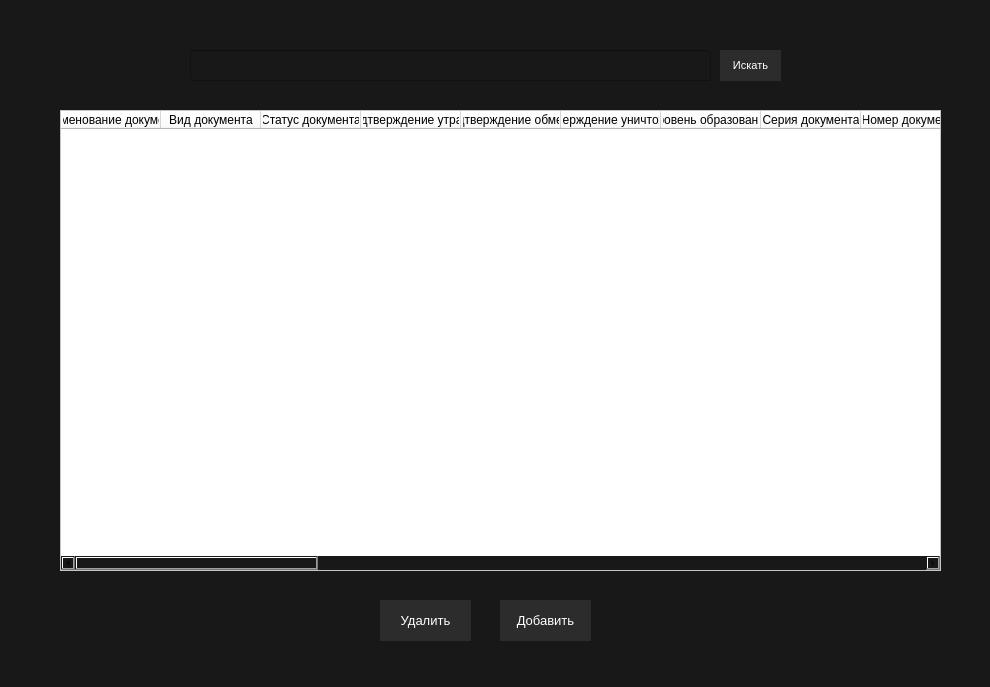
<?xml version="1.0" encoding="UTF-8"?>
<ui version="4.0">
 <class>HelperDoc</class>
 <widget class="QMainWindow" name="HelperDoc">
  <property name="geometry">
   <rect>
    <x>0</x>
    <y>0</y>
    <width>990</width>
    <height>687</height>
   </rect>
  </property>
  <property name="windowTitle">
   <string>MainWindow</string>
  </property>
  <property name="layoutDirection">
   <enum>Qt::LeftToRight</enum>
  </property>
  <property name="autoFillBackground">
   <bool>false</bool>
  </property>
  <property name="styleSheet">
   <string notr="true">background-color: #181818;</string>
  </property>
  <widget class="QWidget" name="centralwidget">
   <widget class="QPushButton" name="add_row">
    <property name="geometry">
     <rect>
      <x>500</x>
      <y>600</y>
      <width>91</width>
      <height>41</height>
     </rect>
    </property>
    <property name="font">
     <font>
      <pointsize>10</pointsize>
      <weight>50</weight>
      <bold>false</bold>
     </font>
    </property>
    <property name="styleSheet">
     <string notr="true">QPushButton {
	background-color: #2C2C2C;
	color: #fff;
	text-align: center;
	padding-bottom: 1px;
	border: 0;
}

QPushButton:hover {
	background-color: #353535;
}
QPushButton:pressed {
	background-color: #3F3F3F;
}</string>
    </property>
    <property name="text">
     <string>Добавить</string>
    </property>
   </widget>
   <widget class="QLineEdit" name="suggest_input">
    <property name="geometry">
     <rect>
      <x>190</x>
      <y>50</y>
      <width>521</width>
      <height>31</height>
     </rect>
    </property>
    <property name="styleSheet">
     <string notr="true">QLineEdit {
	color: #fff;
	padding-left: 10px;
}</string>
    </property>
    <property name="text">
     <string/>
    </property>
   </widget>
   <widget class="QTableWidget" name="table">
    <property name="geometry">
     <rect>
      <x>60</x>
      <y>110</y>
      <width>881</width>
      <height>461</height>
     </rect>
    </property>
    <property name="baseSize">
     <size>
      <width>0</width>
      <height>0</height>
     </size>
    </property>
    <property name="focusPolicy">
     <enum>Qt::StrongFocus</enum>
    </property>
    <property name="styleSheet">
     <string notr="true">background-color: #fff;</string>
    </property>
    <column>
     <property name="text">
      <string>Наименование документа</string>
     </property>
    </column>
    <column>
     <property name="text">
      <string>Вид документа</string>
     </property>
    </column>
    <column>
     <property name="text">
      <string>Статус документа</string>
     </property>
    </column>
    <column>
     <property name="text">
      <string>Подтверждение утраты</string>
     </property>
    </column>
    <column>
     <property name="text">
      <string>Подтверждение обмена </string>
     </property>
    </column>
    <column>
     <property name="text">
      <string>Подтверждение уничтожения</string>
     </property>
    </column>
    <column>
     <property name="text">
      <string>Уровень образования</string>
     </property>
    </column>
    <column>
     <property name="text">
      <string>Серия документа</string>
     </property>
    </column>
    <column>
     <property name="text">
      <string>Номер документа</string>
     </property>
    </column>
    <column>
     <property name="text">
      <string>Дата выдачи</string>
     </property>
    </column>
    <column>
     <property name="text">
      <string>Регистрационный номер</string>
     </property>
    </column>
    <column>
     <property name="text">
      <string>Код профессии, специальности</string>
     </property>
    </column>
    <column>
     <property name="text">
      <string>Наименование профессии, специальности</string>
     </property>
    </column>
    <column>
     <property name="text">
      <string>Наименование квалификации</string>
     </property>
    </column>
    <column>
     <property name="text">
      <string>Наименование образовательной  программы</string>
     </property>
    </column>
    <column>
     <property name="text">
      <string>Год поступления</string>
     </property>
    </column>
    <column>
     <property name="text">
      <string>Год окончания</string>
     </property>
    </column>
    <column>
     <property name="text">
      <string>Срок обучения, лет</string>
     </property>
    </column>
    <column>
     <property name="text">
      <string>Фамилия получателя</string>
     </property>
    </column>
    <column>
     <property name="text">
      <string>Имя получателя</string>
     </property>
    </column>
    <column>
     <property name="text">
      <string>Отчество получателя</string>
     </property>
    </column>
    <column>
     <property name="text">
      <string>Дата рождения получателя </string>
     </property>
    </column>
    <column>
     <property name="text">
      <string>Пол получателя</string>
     </property>
    </column>
    <column>
     <property name="text">
      <string>СНИЛС</string>
     </property>
    </column>
    <column>
     <property name="text">
      <string>Гражданство получателя (код страны по ОКСМ)</string>
     </property>
    </column>
    <column>
     <property name="text">
      <string>Форма обучения</string>
     </property>
    </column>
    <column>
     <property name="text">
      <string>Форма получения образования на момент прекращения образовательных отношений</string>
     </property>
    </column>
    <column>
     <property name="text">
      <string>Источник финансирования обучения</string>
     </property>
    </column>
   </widget>
   <widget class="QPushButton" name="suggest_input_button">
    <property name="geometry">
     <rect>
      <x>720</x>
      <y>50</y>
      <width>61</width>
      <height>31</height>
     </rect>
    </property>
    <property name="font">
     <font>
      <family>MS Shell Dlg 2</family>
      <pointsize>8</pointsize>
      <weight>50</weight>
      <italic>false</italic>
      <bold>false</bold>
      <underline>false</underline>
      <strikeout>false</strikeout>
      <kerning>true</kerning>
     </font>
    </property>
    <property name="styleSheet">
     <string notr="true">QPushButton {
	background-color: #2C2C2C;
	color: #fff;
	text-align: center;
	border: 0;
}

QPushButton:hover {
	background-color: #353535;
}
QPushButton:pressed {
	background-color: #3F3F3F;
}</string>
    </property>
    <property name="text">
     <string>Искать</string>
    </property>
   </widget>
   <widget class="QPushButton" name="remove_row">
    <property name="geometry">
     <rect>
      <x>380</x>
      <y>600</y>
      <width>91</width>
      <height>41</height>
     </rect>
    </property>
    <property name="font">
     <font>
      <pointsize>10</pointsize>
      <weight>50</weight>
      <bold>false</bold>
     </font>
    </property>
    <property name="styleSheet">
     <string notr="true">QPushButton {
	background-color: #2C2C2C;
	color: #fff;
	text-align: center;
	padding-bottom: 1px;
	border: 0;
}

QPushButton:hover {
	background-color: #353535;
}
QPushButton:pressed {
	background-color: #3F3F3F;
}</string>
    </property>
    <property name="text">
     <string>Удалить</string>
    </property>
   </widget>
  </widget>
 </widget>
 <resources/>
 <connections/>
</ui>
